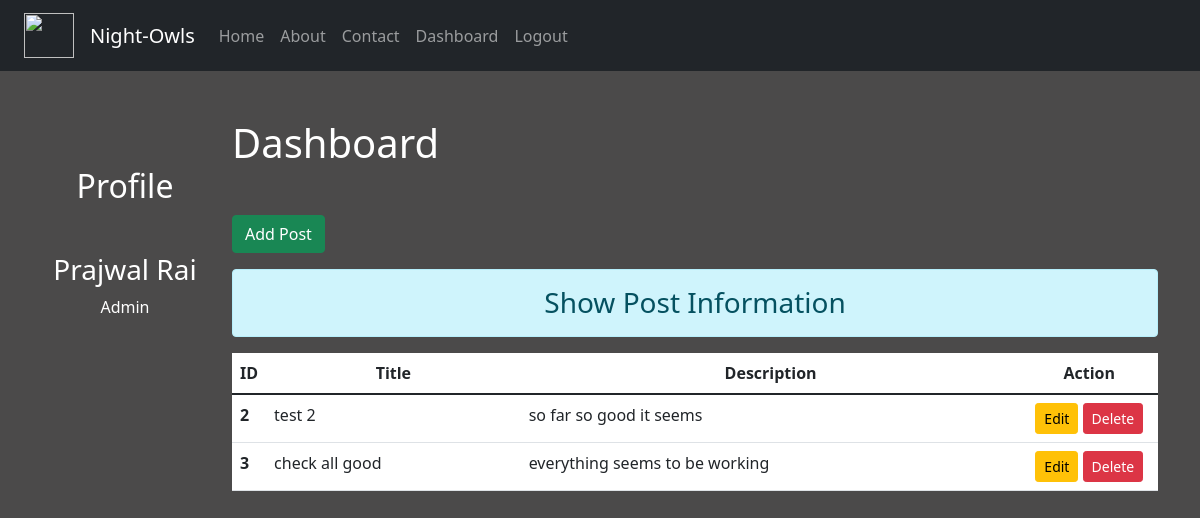
The app's page /dashboard (signed in), older data.
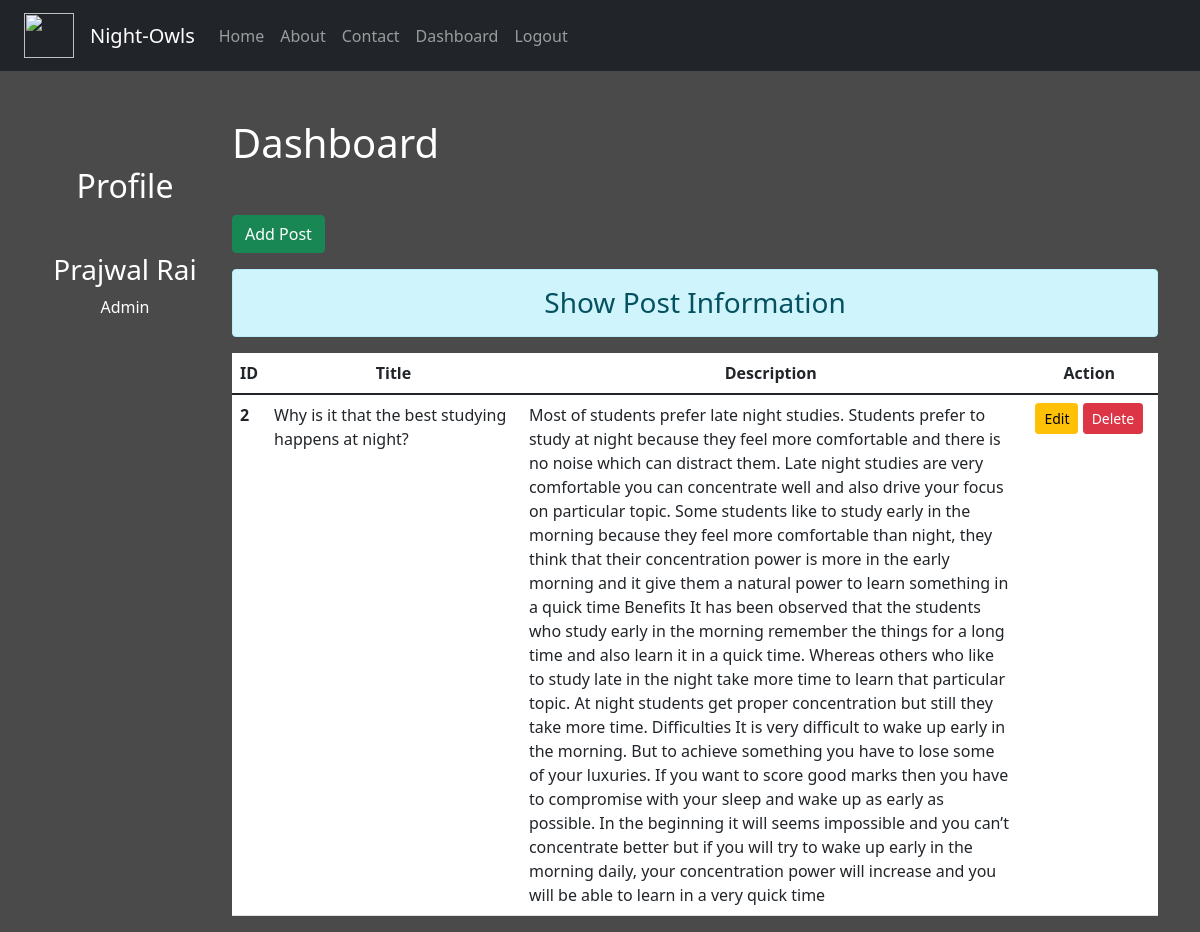
The same page, newer data.
### mini_blog/models.py (models this page shows)
class Post(models.Model):
    title = models.CharField(max_length=150)
    content = models.TextField()

### mini_blog/views.py (the view)
# urls.py: path('dashboard', views.dashboard, name="dashboardpage"),
def dashboard(req):
    if req.user.is_authenticated:
        posts = Post.objects.all()
        user = req.user
        full_name = user.get_full_name()
        gps = user.groups.all()
        return render(req, 'mini_blog/dashboard.html', {'posts':posts, 'full_name':full_name, 'groups':gps})
    else:
        return HttpResponseRedirect('/login')

### mini_blog/templates/mini_blog/dashboard.html (shortened to what this page needs)
{% extends 'mini_blog/base.html' %}
{% load static %}
{% block side %}
  <div class="col-sm-2 text-white my-5 text-center">
      <h2 class="my-5">Profile</h2>
      <h3>{{full_name}}</h3>
      {% for group in groups %}
      <p>{{group.name}}</p>
      {% endfor %}
  </div>
{% endblock side %}
{% block content %}
<div class="col-sm-10">
    <h1 class="text-white my-5">Dashboard</h1>
    <a href="{% url 'addpostpage' %}" class="btn btn-success">Add Post</a>
    <h3 class="text-center alert alert-info mt-3">Show Post Information</h3>
    {% if posts %}
        <table class="table table-hover bg-white">
            <thead>
                <tr class="text-center">
                    <th scope="col" style="width:2%">ID</th>
                    <th scope="col" style="width:28%">Title</th>
                    <th scope="col" style="width:55%">Description</th>
                    <th scope="col" style="width:15%">Action</th>
                </tr>
            </thead>
            <tbody>
                {% for post in posts %}
                <tr>
                    <th scope="row">{{post.id}}</th>
                    <td>{{post.title}}</td>
                    <td>{{post.content}}</td>
                    <td class="text-center">
                        <a href="{% url 'updatepostpage' post.id %}" class="btn btn-warning btn-sm">Edit</a>
                        {% if perms.mini_blog.delete_post %}
                        <form action="{% url 'deletepostpage' post.id %}" method="POST" class="d-inline">
                            <input type="submit" value="Delete" class="btn btn-danger btn-sm">
                        </form>
                        {% endif %}
                    </td>
                </tr>
                {% endfor %}
            </tbody>
        </table>
    {% endif %}
</div>
{% endblock content %}

Row changes from the older to the newer data that the page shows:
removed Post: id "3", title "check all good", content "everything seems to be working"
changed Post id 2: title "test 2" → "Why is it that the best studying happens at night?"; content "so far so good it seems" → "Most of students prefer late night studies. Students prefer to study at night because they feel more comfortable and there is no noise which can distract them. Late night studies are very comfortable you can concentrate well and also drive your focus on particular topic. Some students like to study early in the morning because they feel more comfortable than night, they think that their concentration power is more in the early morning and it give them a natural power to learn something in a quick time Benefits It has been observed that the students who study early in the morning remember the things for a long time and also learn it in a quick time. Whereas others who like to study late in…"
